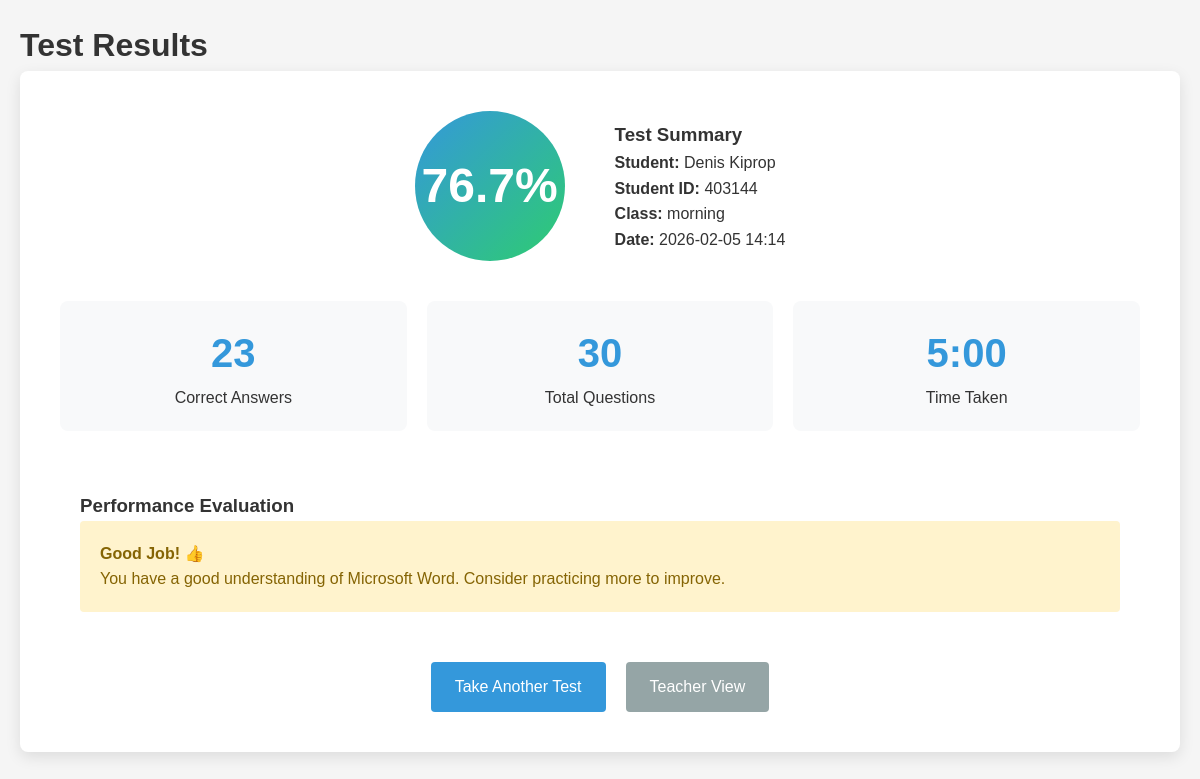
The page /result/1 on the database its author committed.
### app.py (models this page shows)
class TestResult(db.Model):
    id = db.Column(db.Integer, primary_key=True)
    student_id = db.Column(db.Integer, db.ForeignKey('student.id'), nullable=False)
    score = db.Column(db.Float, nullable=False)
    total_questions = db.Column(db.Integer, nullable=False)
    correct_answers = db.Column(db.Integer, nullable=False)
    time_taken = db.Column(db.Integer)  # in seconds
    completed_at = db.Column(db.DateTime, default=datetime.utcnow)
    responses = db.Column(db.Text)  # JSON string of responses

class Student(db.Model):
    id = db.Column(db.Integer, primary_key=True)
    student_id = db.Column(db.String(50), unique=True, nullable=False)
    name = db.Column(db.String(100), nullable=False)
    class_name = db.Column(db.String(50))
    created_at = db.Column(db.DateTime, default=datetime.utcnow)
    results = db.relationship('TestResult', backref='student', lazy=True)

### app.py (the view)
@app.route('/result/<int:result_id>')
def show_result(result_id):
    result = TestResult.query.get_or_404(result_id)
    return render_template('result.html', result=result)

### templates/result.html (shortened to what this page needs)
<!DOCTYPE html>
<html lang="en">
<head>
    <link rel="stylesheet" href="{{ url_for('static', filename='style.css') }}">
</head>
<body>
    <div class="container">
        <div class="result-header">
            <h1>Test Results</h1>
        </div>
        <div class="result-card">
            <div class="score-display">
                <div class="score-circle">
                    <h2>{{ "%.1f"|format(result.score) }}%</h2>
                </div>
                <div class="score-details">
                    <h3>Test Summary</h3>
                    <p><strong>Student:</strong> {{ result.student.name }}</p>
                    <p><strong>Student ID:</strong> {{ result.student.student_id }}</p>
                    <p><strong>Class:</strong> {{ result.student.class_name }}</p>
                    <p><strong>Date:</strong> {{ result.completed_at.strftime('%Y-%m-%d %H:%M') }}</p>
                </div>
            </div>
            <div class="performance-metrics">
                <div class="metric">
                    <h3>{{ result.correct_answers }}</h3>
                    <p>Correct Answers</p>
                </div>
                <div class="metric">
                    <h3>{{ result.total_questions }}</h3>
                    <p>Total Questions</p>
                </div>
                <div class="metric">
                    <h3>{{ (result.time_taken // 60)|int }}:{{ "%02d"|format(result.time_taken % 60) }}</h3>
                    <p>Time Taken</p>
                </div>
            </div>
            <div class="performance-evaluation">
                <h3>Performance Evaluation</h3>
                {% if result.score >= 80 %}
                    <div class="performance-excellent">
                        <h4>Excellent! 🎉</h4>
                        <p>You have excellent Microsoft Word skills. Keep up the good work!</p>
                    </div>
                {% elif result.score >= 60 %}
                    <div class="performance-good">
                        <h4>Good Job! 👍</h4>
                        <p>You have a good understanding of Microsoft Word. Consider practicing more to improve.</p>
                    </div>
                {% elif result.score >= 40 %}
                    <div class="performance-average">
                        <h4>Average ⚠️</h4>
                        <p>You have basic Microsoft Word knowledge. More practice is recommended.</p>
                    </div>
                {% else %}
                    <div class="performance-needs-improvement">
                        <h4>Needs Improvement 📚</h4>
                        <p>Consider reviewing Microsoft Word basics and taking more practice tests.</p>
                    </div>
                {% endif %}
            </div>
            <div class="action-buttons">
                <a href="{{ url_for('index') }}" class="btn">Take Another Test</a>
                <a href="{{ url_for('admin_login') }}" class="btn btn-secondary">Teacher View</a>
            </div>
        </div>
    </div>
</body>
</html>

### static/style.css (style rules this page uses)
* { margin: 0; padding: 0; box-sizing: border-box; }
body { font-family: 'Arial', sans-serif; line-height: 1.6; color: #333; background-color: #f5f5f5; }
.container { max-width: 1200px; margin: 0 auto; padding: 20px; }
.btn { display: inline-block; padding: 12px 24px; background-color: #3498db; color: white; border: none; border-radius: 4px; cursor: pointer; font-size: 16px; text-decoration: none; transition: background-color 0.3s; }
.btn-secondary { background-color: #95a5a6; }
.result-card { background: white; padding: 40px; border-radius: 8px; box-shadow: 0 5px 15px rgba(0,0,0,0.1); }
.score-display { display: flex; align-items: center; justify-content: center; gap: 50px; margin-bottom: 40px; }
.score-circle { width: 150px; height: 150px; border-radius: 50%; background: linear-gradient(135deg, #3498db, #2ecc71); display: flex; align-items: center; justify-content: center; color: white; font-size: 2em; }
.performance-metrics { display: grid; grid-template-columns: repeat(auto-fit, minmax(150px, 1fr)); gap: 20px; margin-bottom: 40px; }
.metric { text-align: center; padding: 20px; background: #f8f9fa; border-radius: 8px; }
.metric h3 { font-size: 2.5em; color: #3498db; }
.performance-evaluation { padding: 20px; border-radius: 8px; margin-bottom: 30px; }
.performance-good { background-color: #fff3cd; color: #856404; padding: 20px; border-radius: 4px; }
.action-buttons { display: flex; gap: 20px; justify-content: center; }
.btn { position: relative; overflow: hidden; transition: all 0.3s; }
html { scroll-behavior: smooth; }

### rows shown on the page
TestResult: score "76.7", completed_at "2026-02-05 14:14", correct_answers "23", total_questions "30", time_taken "5", result.time_taken%60 "00"
Student: student.name "Denis Kiprop", student.student_id "403144", student.class_name "morning"
